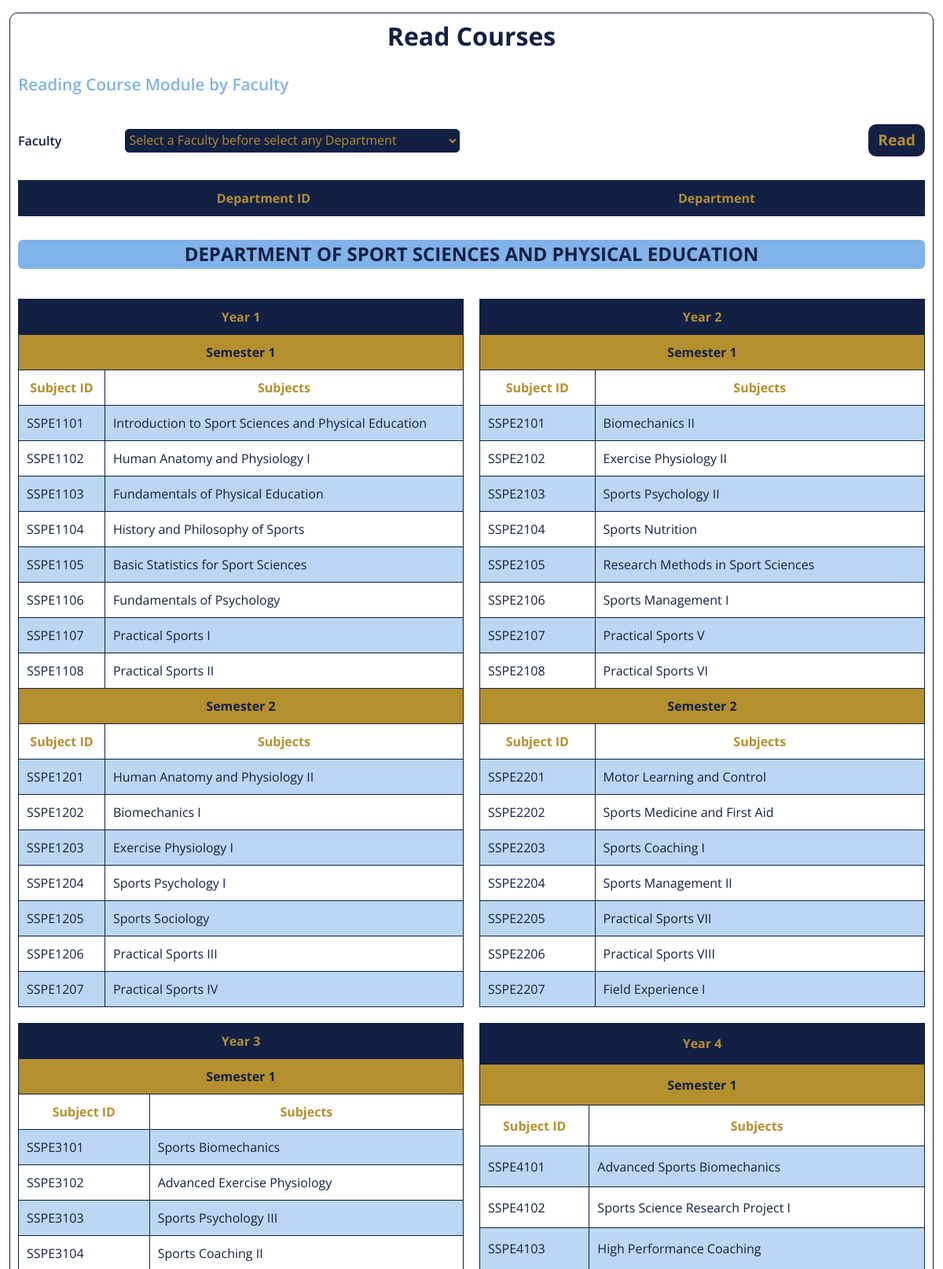
Screenshot of /admin/read.php?read=APS (upper part) with the database file from the repository.
### tables this page shows
CREATE TABLE `department` (
  `date` datetime NOT NULL,
  `department_id` varchar(5) NOT NULL,
  `department_name` varchar(100) NOT NULL,
  `faculty_id` varchar(5) DEFAULT NULL
);

CREATE TABLE `subject` (
  `subject_id` varchar(20) NOT NULL,
  `department_id` varchar(5) NOT NULL,
  `Year` int(11) NOT NULL,
  `semester` int(11) NOT NULL,
  `subject_name` varchar(255) NOT NULL
);

### Includes/function.php (the view, shortened to what this page needs)
<?php
function YearSemTables($con, $did, $year)
{
  echo "
        <tr>
          <th colspan='2' class='tradi-yellow1-bg tradi-blue1'>Semester 1</th>
        </tr>
        <tr>
            <th>Subject ID</th>
            <th>Subjects</th>
        </tr>
        ";
  $selectQuery1 = "SELECT * FROM `subject` WHERE `department_id`='$did' AND `Year`='$year' AND `semester`='1'";
  $result1 = mysqli_query($con, $selectQuery1);
  while ($row = mysqli_fetch_assoc($result1)) {
    echo "
          <tr>
            <td>{$row['subject_id']}</td>
            <td>{$row['subject_name']}</td>
          </tr>
          ";
  }
  echo "
          <tr>
            <th colspan='2' class='tradi-yellow1-bg tradi-blue1'>Semester 2</th>
          </tr>
          <tr>
            <th>Subject ID</th>
            <th>Subjects</th>
          </tr>
        ";
  $selectQuery1 = "SELECT * FROM `subject` WHERE `department_id`='$did' AND `Year`='$year' AND `semester`='2'";
  $result1 = mysqli_query($con, $selectQuery1);
  while ($row = mysqli_fetch_assoc($result1)) {
    echo "
          <tr>
            <td>{$row['subject_id']}</td>
            <td>{$row['subject_name']}</td>
          </tr>
          ";
  }
}

### admin/read.php (shortened to what this page needs)
<?php
require '../Includes/connection.php';
include('../Includes/function.php');
?>
<!DOCTYPE html>
<html lang="en">
<head>
  <link
    href="https://cdn.jsdelivr.net/npm/bootstrap@5.3.7/dist/css/bootstrap.min.css"
    rel="stylesheet"
 />
  <link rel="stylesheet" href="../style.css" />
  <link rel="stylesheet" href="https://cdnjs.cloudflare.com/ajax/libs/font-awesome/7.0.0/css/all.min.css" />
  <link rel="stylesheet" href="../style.css" />
</head>
<body class="main-1">
  <div class="container-fluid">
    <form action="#facultySelection4" method="post" class="my-3">
      <div class="formContainer section1">
        <h2>Read Courses</h2>
        <h3>Reading Course Module by Faculty</h3>
        <label for="facultySelection4">Faculty</label>
        <select
          name="facultySelection4"
          id="facultySelection4"
          onchange="inputbarEnabler();departmentSelectUpdator('facultySelection4','DepartmentSelector1');"
          class="">
          <?php
          echo "<option value='0' selected hidden>Select a Faculty before select any Department</option>";
          ?>
        </select>
        <button type="submit" name="cb-1" class="btn btn-dark cb-1 read">
          Read
        </button>
        <?php
        echo "
        <table>
          <thead>
            <tr>
              <th>Department ID</th>
              <th>Department</th>
            </tr>
          </thead>
          <tbody>";
        echo "
          </tbody>
        </table>
        ";
        $did = $_GET['read'] ?? "";
        $selectQuery1 = "SELECT `date`, `department_id`, `department_name`, `faculty_id` FROM `department` WHERE `department_id`='$did'";
        $result1 = mysqli_query($con, $selectQuery1);
        $row1 = mysqli_fetch_assoc($result1);
        $DEPARTMENT = "DEPARTMENT OF " . strtoupper($row1['department_name'] ?? "");
        echo "<h4 class='text-center tradi-blue2-bg tradi-blue1 rounded p-1 fw-bold' style='grid-column:span 4' id='did'>{$DEPARTMENT}</h4>";
        echo "<div class='ftableContainer'>";
        echo   "<table class='fetchtable'>";
        echo    "<tr>
                    <th colspan='2' class='tradi-blue1-bg'>Year 1</th>
                  </tr>";
        if (!empty($_GET['read'])) {
          $did = $_GET['read'];
          $year = 1;
          YearSemTables($con, $did, $year);
        }
        echo   "</table>";
        echo   "<table class='fetchtable'>";
        echo    "<tr>
                    <th colspan='2' class='tradi-blue1-bg'>Year 2</th>
                  </tr>";
        if (!empty($_GET['read'])) {
          $did = $_GET['read'];
          $year = 2;
          YearSemTables($con, $did, $year);
        }
        echo   "</table>";
        echo   "<table class='fetchtable'>";
        echo    "<tr>
                    <th colspan='2' class='tradi-blue1-bg'>Year 3</th>
                  </tr>";
        if (!empty($_GET['read'])) {
          $did = $_GET['read'];
          $year = 3;
          YearSemTables($con, $did, $year);
        }
        echo   "</table>";
        echo   "<table class='fetchtable'>";
        echo    "<tr>
                    <th colspan='2' class='tradi-blue1-bg'>Year 4</th>
                  </tr>";
        if (!empty($_GET['read'])) {
          $did = $_GET['read'];
          $year = 4;
          YearSemTables($con, $did, $year);
        }
        echo   "</table>";
        echo  "</div>";
        ?>
      </div>
    </form>
  </div>
</body>
</html>

### style.css (style rules this page uses)
:root { --color1: #122044; --color2: #0f2763; --color2A: #12204400; --color3: #00154871; --color4: #ffe2a900; --color5: #1220441a; --color6: #80b3e7; --color7: #b0d8ff; --color8: #80b4e789; --color8A: #80b4e751; --color9: #b48f2e; --colorA: #ffcf55; --colorB: #ffe2a9a0; --colorC: #ffcf551a; --colorD: #ffe2a9; }
* { font-family: "Open Sans", sans-serif; }
.tradi-blue1 { color: var(--color1); }
.tradi-blue1-bg { background-color: var(--color1); }
.tradi-blue2-bg { background-color: var(--color6); }
.tradi-yellow1-bg { background-color: var(--color9); }
.buttonset > a:link, .buttonset > a:visited, button[type="submit"], .generalButton { font-size: 1.2em; border-radius: 10px; background-color: var(--color1); color: var(--color9); font-weight: 700; border: none; transition: all 0.3s; }
.formContainer { display: grid; grid-template-columns: 1fr 4fr 1fr 4fr; gap: 30px; border: var(--color1) 1px solid; padding: 10px; border-radius: 10px; }
select, .formContainer > input, .formContainer > select, .inputBarDesign { height: 30px; border: var(--color1) 1px solid; border-radius: 5px; background-color: #80b4e758; align-self: center; }
.formContainer > select { background-color: var(--color1); color: var(--color9); }
select { background-color: var(--color1); color: var(--color9); }
.formContainer > label, .faculties-check > label, .facultyCheckboxes > label, .facultyBatchboxes > label, .generalLabel { color: var(--color1); font-weight: 600; align-self: center; }
.formContainer > h2, .headType1 { grid-column: span 4; font-weight: 700; color: var(--color1); margin: auto; }
.formContainer > h3 { color: var(--color6); font-weight: 600; grid-column: span 4; font-size: 1.3em; }
button.cb-1 { margin: 0px; grid-column-start: 4; justify-self: end; }
.formContainer > table { grid-column: span 4; }
.ftableContainer { grid-column: span 4; display: grid; grid-template-columns: 1fr 1fr; gap: 20px; }
table > thead { background-color: var(--color1); color: white; }
table, th, tr, td { border: 1px solid var(--color1); }
td, th { padding: 10px; }
th { color: var(--color9); text-align: center; }
td { color: var(--color1); }
tbody > :nth-of-type(2n) { background-color: var(--color8); }
:root { --CCHead2: 28%; --captionBody2: 71.5%; }
:root { --hidout: -18vw; --hideout2: 11vw; --line: 71vh; --caption3height: 38.5vh; }

### rows the page displays
department: department_name "DEPARTMENT OF SPORT SCIENCES AND PHYSICAL EDUCATION"
subject: subject_id "SSPE1101", subject_name "Introduction to Sport Sciences and Physical Education"
subject: subject_id "SSPE1102", subject_name "Human Anatomy and Physiology I"
subject: subject_id "SSPE1103", subject_name "Fundamentals of Physical Education"
subject: subject_id "SSPE1104", subject_name "History and Philosophy of Sports"
subject: subject_id "SSPE1105", subject_name "Basic Statistics for Sport Sciences"
subject: subject_id "SSPE1106", subject_name "Fundamentals of Psychology"
subject: subject_id "SSPE1107", subject_name "Practical Sports I"
subject: subject_id "SSPE1108", subject_name "Practical Sports II"
subject: subject_id "SSPE1201", subject_name "Human Anatomy and Physiology II"
subject: subject_id "SSPE1202", subject_name "Biomechanics I"
subject: subject_id "SSPE1203", subject_name "Exercise Physiology I"
subject: subject_id "SSPE1204", subject_name "Sports Psychology I"
subject: subject_id "SSPE1205", subject_name "Sports Sociology"
subject: subject_id "SSPE1206", subject_name "Practical Sports III"
subject: subject_id "SSPE1207", subject_name "Practical Sports IV"
subject: subject_id "SSPE2101", subject_name "Biomechanics II"
subject: subject_id "SSPE2102", subject_name "Exercise Physiology II"
subject: subject_id "SSPE2103", subject_name "Sports Psychology II"
subject: subject_id "SSPE2104", subject_name "Sports Nutrition"
subject: subject_id "SSPE2105", subject_name "Research Methods in Sport Sciences"
subject: subject_id "SSPE2106", subject_name "Sports Management I"
subject: subject_id "SSPE2107", subject_name "Practical Sports V"
subject: subject_id "SSPE2108", subject_name "Practical Sports VI"
subject: subject_id "SSPE2201", subject_name "Motor Learning and Control"
subject: subject_id "SSPE2202", subject_name "Sports Medicine and First Aid"
subject: subject_id "SSPE2203", subject_name "Sports Coaching I"
subject: subject_id "SSPE2204", subject_name "Sports Management II"
subject: subject_id "SSPE2205", subject_name "Practical Sports VII"
subject: subject_id "SSPE2206", subject_name "Practical Sports VIII"
subject: subject_id "SSPE2207", subject_name "Field Experience I"
subject: subject_id "SSPE3101", subject_name "Sports Biomechanics"
subject: subject_id "SSPE3102", subject_name "Advanced Exercise Physiology"
subject: subject_id "SSPE3103", subject_name "Sports Psychology III"
subject: subject_id "SSPE3104", subject_name "Sports Coaching II"
subject: subject_id "SSPE4101", subject_name "Advanced Sports Biomechanics"
subject: subject_id "SSPE4102", subject_name "Sports Science Research Project I"
subject: subject_id "SSPE4103", subject_name "High Performance Coaching"
